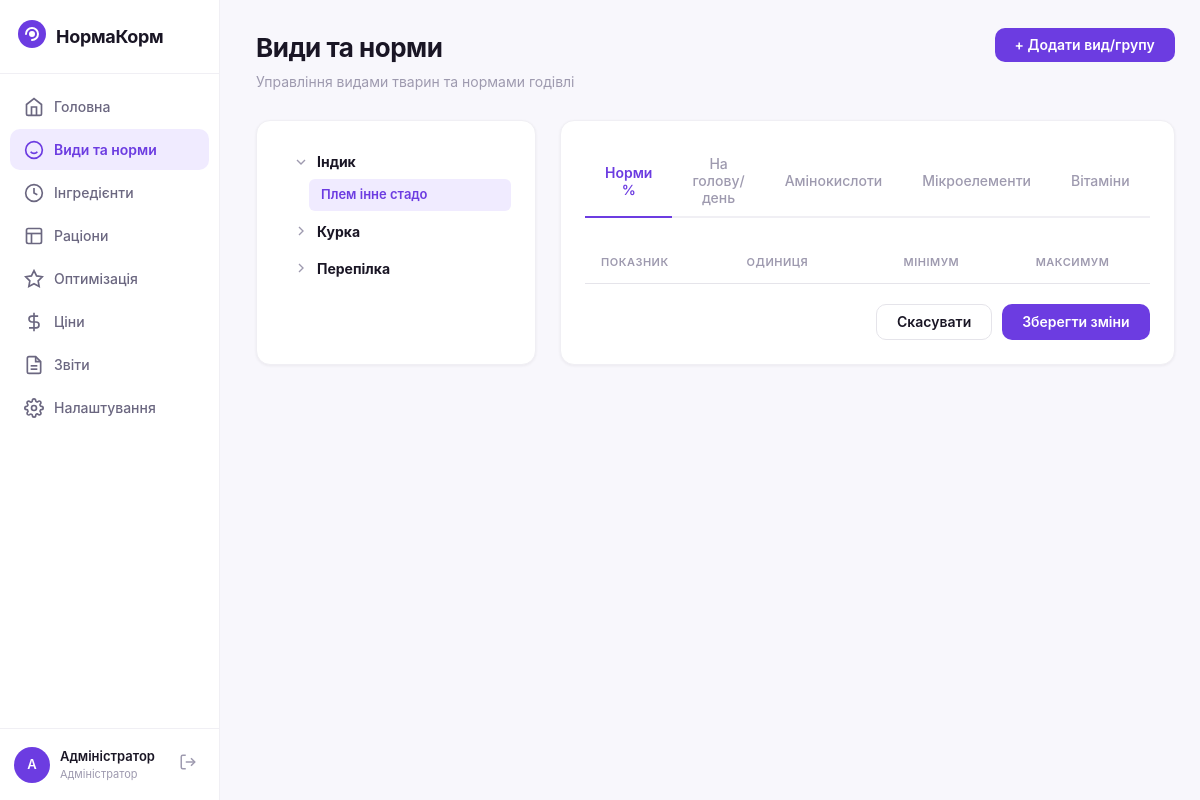
The page /species (signed in) on the database its author committed.
### tables this page shows
CREATE TABLE bird_types (
    id INTEGER PRIMARY KEY AUTOINCREMENT,
    name TEXT NOT NULL UNIQUE,
    description TEXT DEFAULT ''
);

CREATE TABLE age_groups (
    id INTEGER PRIMARY KEY AUTOINCREMENT,
    bird_type_id INTEGER NOT NULL,
    name TEXT NOT NULL,
    sort_order INTEGER DEFAULT 0,
    FOREIGN KEY (bird_type_id) REFERENCES bird_types(id) ON DELETE CASCADE
);

### app/blueprints/species.py (the view)
@bp.route('/species')
@login_required
def species_page():
    bird_types = db.get_bird_types()
    species_tree = []
    for bt in bird_types:
        age_groups = db.get_age_groups(bt['id'])
        species_tree.append({
            'id': bt['id'],
            'name': bt['name'],
            'age_groups': [dict(ag) for ag in age_groups]
        })
    return render_template('species.html', species_tree=species_tree)

### app/models.py (called while the page is built)
    @contextmanager
    def get_connection(self):
        conn = sqlite3.connect(self.db_path)
        conn.row_factory = sqlite3.Row
        conn.execute("PRAGMA foreign_keys = ON")
        try:
            yield conn
            conn.commit()
        except Exception:
            conn.rollback()
            raise
        finally:
            conn.close()

    def get_bird_types(self):
        with self.get_connection() as conn:
            return conn.execute("SELECT * FROM bird_types ORDER BY id").fetchall()

    def get_age_groups(self, bird_type_id=None):
        with self.get_connection() as conn:
            if bird_type_id:
                return conn.execute(
                    "SELECT * FROM age_groups WHERE bird_type_id = ? ORDER BY sort_order",
                    (bird_type_id,)
                ).fetchall()
            return conn.execute("SELECT * FROM age_groups ORDER BY bird_type_id, sort_order").fetchall()

### app/templates/species.html (shortened to what this page needs)
{% extends "base.html" %}
{% block page_title %}Види та норми{% endblock %}
{% block page_subtitle %}Управління видами тварин та нормами годівлі{% endblock %}
{% block page_actions %}
<button class="btn btn-primary" onclick="openAddModal()">+ Додати вид/групу</button>
{% endblock %}
{% block content %}
<div class="layout-split">
    <div class="card">
        <ul class="tree" id="species-tree">
            {% for bt in species_tree %}
            {% set outer_first = loop.first %}
            <li class="tree-parent {% if loop.first %}open{% endif %}">
                <button class="tree-toggle" onclick="toggleTree(this)">
                    <svg class="tree-arrow" viewBox="0 0 24 24" fill="none" stroke="currentColor" stroke-width="2"><polyline points="9,18 15,12 9,6"/></svg>
                    <strong>{{ bt.name }}</strong>
                </button>
                <ul class="tree-children">
                    {% for ag in bt.age_groups %}
                    <li class="tree-child {% if loop.first and outer_first %}active{% endif %}"
                        data-ag-id="{{ ag.id }}"
                        onclick="selectAgeGroup(this, {{ ag.id }})">
                        {{ ag.name }}
                    </li>
                    {% endfor %}
                </ul>
            </li>
            {% endfor %}
        </ul>
    </div>
    <div class="card">
        <div class="tabs" id="norm-tabs">
            <button class="tab active" data-category="basic" onclick="switchNormTab(this)">Норми %</button>
            <button class="tab" data-category="per_head" onclick="switchNormTab(this)">На голову/день</button>
            <button class="tab" data-category="amino_acid" onclick="switchNormTab(this)">Амінокислоти</button>
            <button class="tab" data-category="microelement" onclick="switchNormTab(this)">Мікроелементи</button>
            <button class="tab" data-category="vitamin" onclick="switchNormTab(this)">Вітаміни</button>
        </div>
        <div id="norms-table-container">
            <table class="data-table" id="norms-table">
                <thead>
                    <tr>
                        <th>Показник</th>
                        <th>Одиниця</th>
                        <th style="text-align:center">Мінімум</th>
                        <th style="text-align:center">Максимум</th>
                    </tr>
                </thead>
            </table>
        </div>
        <div style="display:flex; justify-content:flex-end; gap:10px; margin-top:20px;">
            <button class="btn btn-secondary" onclick="loadNorms()">Скасувати</button>
            <button class="btn btn-primary" onclick="saveNorms()">Зберегти зміни</button>
        </div>
    </div>
</div>
{% endblock %}

### app/static/css/style.css (style rules this page uses)
:root { --primary: #6C3CE1; --primary-light: #8B5CF6; --primary-bg: #F0EBFF; --primary-dark: #5228CC; --accent-yellow: #F5A623; --accent-yellow-bg: #FFF8E1; --accent-yellow-border: #FFE082; --status-normal: #22C55E; --status-normal-bg: #ECFDF5; --status-normal-border: #BBF7D0; --status-warning: #F59E0B; --status-warning-bg: #FFFBEB; --status-warning-border: #FDE68A; --status-violation: #EF4444; --status-violation-bg: #FEF2F2; --status-violation-border: #FECACA; --bg: #FFFFFF; --bg-secondary: #F8F7FC; --bg-tertiary: #F1F0F5; --border: #E5E4EA; --border-light: #F0EFF4; --text: #1A1625; --text-secondary: #6B6780; --text-muted: #9E9AAF; --sidebar-width: 220px; --radius: 10px; --radius-sm: 6px; --radius-lg: 14px; --shadow-sm: 0 1px 3px rgba(26, 22, 37, 0.06); --shadow: 0 2px 8px rgba(26, 22, 37, 0.08); --shadow-lg: 0 8px 24px rgba(26, 22, 37, 0.12); --transition: 0.2s ease; }
*, *::before, *::after { box-sizing: border-box; margin: 0; padding: 0; }
body { font-family: 'Inter', -apple-system, BlinkMacSystemFont, 'Segoe UI', sans-serif; background: var(--bg-secondary); color: var(--text); display: flex; min-height: 100vh; overflow-x: hidden; font-size: 14px; line-height: 1.5; }
.card { background: var(--bg); border-radius: var(--radius-lg); border: 1px solid var(--border-light); padding: 24px; box-shadow: var(--shadow-sm); }
.btn { display: inline-flex; align-items: center; gap: 8px; padding: 10px 20px; border-radius: var(--radius); font-size: 14px; font-weight: 600; cursor: pointer; border: none; transition: all var(--transition); text-decoration: none; font-family: inherit; line-height: 1; }
.btn-primary { background: var(--primary); color: white; }
.btn-secondary { background: var(--bg); color: var(--text); border: 1px solid var(--border); }
.data-table { width: 100%; border-collapse: collapse; }
.data-table th { text-align: left; padding: 12px 16px; font-size: 11px; font-weight: 600; text-transform: uppercase; letter-spacing: 0.5px; color: var(--text-muted); border-bottom: 1px solid var(--border); }
.tabs { display: flex; gap: 0; border-bottom: 2px solid var(--border-light); margin-bottom: 24px; }
.tab { padding: 10px 20px; font-size: 14px; font-weight: 500; color: var(--text-muted); cursor: pointer; border: none; background: none; border-bottom: 2px solid transparent; margin-bottom: -2px; transition: all var(--transition); font-family: inherit; }
.tab.active { color: var(--primary); border-bottom-color: var(--primary); font-weight: 600; }
.tree { list-style: none; }
.tree-parent { margin-bottom: 4px; }
.tree-toggle { display: flex; align-items: center; gap: 8px; padding: 8px 12px; cursor: pointer; font-size: 14px; font-weight: 600; color: var(--text); background: none; border: none; width: 100%; text-align: left; border-radius: var(--radius-sm); transition: background var(--transition); font-family: inherit; }
.tree-arrow { width: 16px; height: 16px; transition: transform var(--transition); color: var(--text-muted); }
.tree-parent.open > .tree-toggle .tree-arrow { transform: rotate(90deg); }
.tree-children { list-style: none; padding-left: 28px; display: none; }
.tree-parent.open > .tree-children { display: block; }
.tree-child { padding: 6px 12px; font-size: 13px; color: var(--text-secondary); cursor: pointer; border-radius: var(--radius-sm); transition: all var(--transition); margin: 1px 0; }
.tree-child.active { background: var(--primary-bg); color: var(--primary); font-weight: 600; }
.layout-split { display: grid; grid-template-columns: 280px 1fr; gap: 24px; }

### rows shown on the page
bird_types: name "Індик"
age_groups: name "Плем інне стадо"
bird_types: name "Курка"
bird_types: name "Перепілка"

### other values the page prints
{{ session.get('user_initials', 'U') }} "А"
{{ session.get('user_name', 'Користувач') }} "Адміністратор"
{{ session.get('user_position', '') }} "Адміністратор"
